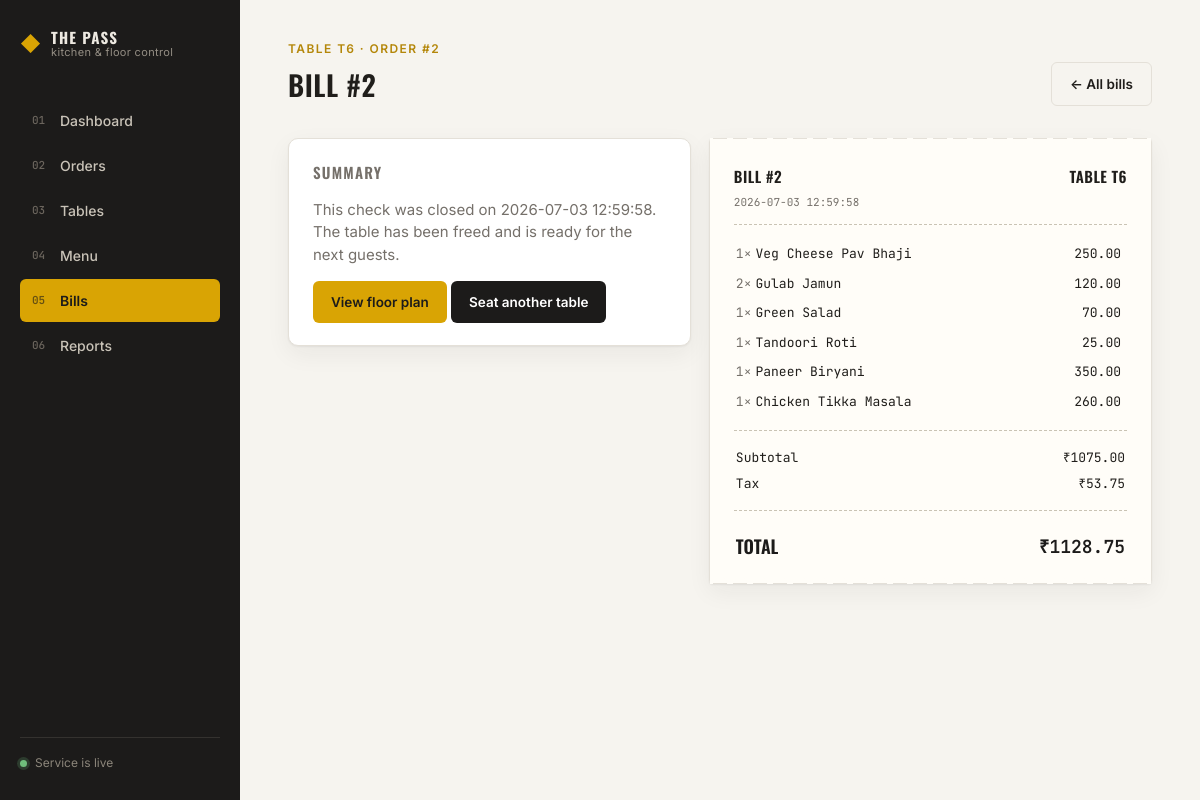
The app's page /bills/2 with its own data.
### tables this page shows
CREATE TABLE tables (
            table_id    INTEGER PRIMARY KEY AUTOINCREMENT,
            label       TEXT NOT NULL,
            capacity    INTEGER NOT NULL,
            status      TEXT NOT NULL DEFAULT 'free'
        );

CREATE TABLE orders (
            order_id    INTEGER PRIMARY KEY AUTOINCREMENT,
            table_id    INTEGER NOT NULL,
            status      TEXT NOT NULL DEFAULT 'open',
            created_at  TEXT NOT NULL,
            closed_at   TEXT,
            FOREIGN KEY (table_id) REFERENCES tables (table_id)
        );

CREATE TABLE bills (
            bill_id     INTEGER PRIMARY KEY AUTOINCREMENT,
            order_id    INTEGER NOT NULL UNIQUE,
            subtotal    REAL NOT NULL,
            discount    REAL NOT NULL,
            tax         REAL NOT NULL,
            total       REAL NOT NULL,
            created_at  TEXT NOT NULL,
            FOREIGN KEY (order_id) REFERENCES orders (order_id)
        );

CREATE TABLE order_items (
            id          INTEGER PRIMARY KEY AUTOINCREMENT,
            order_id    INTEGER NOT NULL,
            item_id     INTEGER NOT NULL,
            quantity    INTEGER NOT NULL,
            price_each  REAL NOT NULL,
            FOREIGN KEY (order_id) REFERENCES orders (order_id),
            FOREIGN KEY (item_id) REFERENCES menu (item_id)
        );

CREATE TABLE menu (
            item_id     INTEGER PRIMARY KEY AUTOINCREMENT,
            name        TEXT NOT NULL,
            category    TEXT NOT NULL,
            price       REAL NOT NULL,
            available   INTEGER NOT NULL DEFAULT 1
        );

### app.py (the view)
@app.route("/bills/<int:order_id>")
def bill_detail(order_id):
    db = get_db()
    bill = db.execute("SELECT * FROM bills WHERE order_id=?", (order_id,)).fetchone()
    order = db.execute("""
        SELECT o.*, t.label FROM orders o JOIN tables t ON o.table_id = t.table_id
        WHERE o.order_id=?
    """, (order_id,)).fetchone()
    line_items = db.execute("""
        SELECT m.name, oi.quantity, oi.price_each, (oi.quantity * oi.price_each) as line_total
        FROM order_items oi JOIN menu m ON oi.item_id = m.item_id
        WHERE oi.order_id=?
    """, (order_id,)).fetchall()
    db.close()
    if not bill:
        flash("No bill found for this order.", "error")
        return redirect(url_for("orders"))
    return render_template("bill_detail.html", bill=bill, order=order, line_items=line_items)

### database.py (called while the page is built)
def get_db():
    conn = sqlite3.connect(DB_FILE)
    conn.row_factory = sqlite3.Row
    conn.execute("PRAGMA foreign_keys = ON")
    return conn

### templates/bill_detail.html (shortened to what this page needs)
{% extends "base.html" %}
{% block content %}
<header class="page-head">
  <div>
    <span class="eyebrow">Table {{ order['label'] }} &middot; Order #{{ order['order_id'] }}</span>
    <h1>Bill #{{ bill['bill_id'] }}</h1>
  </div>
  <a href="{{ url_for('bills') }}" class="btn btn-ghost">&larr; All bills</a>
</header>
<section class="split-grid split-grid-wide">
  <div class="panel">
    <h2>Summary</h2>
    <p class="muted">This check was closed on {{ bill['created_at'] }}. The table has been freed and is ready for the next guests.</p>
    <a href="{{ url_for('tables') }}" class="btn btn-secondary">View floor plan</a>
    <a href="{{ url_for('orders') }}" class="btn btn-primary">Seat another table</a>
  </div>
  <div class="ticket">
    <div class="ticket-notch"></div>
    <div class="ticket-head">
      <span>BILL&nbsp;#{{ bill['bill_id'] }}</span>
      <span>TABLE&nbsp;{{ order['label'] }}</span>
    </div>
    <div class="ticket-meta">{{ bill['created_at'] }}</div>
    <div class="ticket-rule"></div>
    <table class="ticket-table">
      {% for li in line_items %}
      <tr>
        <td class="ticket-qty">{{ li['quantity'] }}&times;</td>
        <td class="ticket-name">{{ li['name'] }}</td>
        <td class="ticket-amt mono">{{ "%.2f"|format(li['line_total']) }}</td>
        <td class="ticket-x"></td>
      </tr>
      {% endfor %}
    </table>
    <div class="ticket-rule"></div>
    <div class="ticket-total">
      <span>Subtotal</span>
      <span class="mono">&#8377;{{ "%.2f"|format(bill['subtotal']) }}</span>
    </div>
    <div class="ticket-total">
      <span>Tax</span>
      <span class="mono">&#8377;{{ "%.2f"|format(bill['tax']) }}</span>
    </div>
    <div class="ticket-rule"></div>
    <div class="ticket-total ticket-total-grand">
      <span>TOTAL</span>
      <span class="mono">&#8377;{{ "%.2f"|format(bill['total']) }}</span>
    </div>
    <div class="ticket-notch ticket-notch-bottom"></div>
  </div>
</section>
{% endblock %}

### static/css/style.css (style rules this page uses)
:root { --charcoal: #1C1B1A; --charcoal-soft: #262523; --paper: #F6F4EF; --paper-panel: #FFFFFF; --ink: #201E1B; --ink-muted: #75706A; --line: #E4E0D8; --amber: #D9A404; --amber-deep: #B4870A; --forest: #2E5339; --forest-soft: #E7EFE7; --rust: #B3402F; --rust-soft: #F5E3DF; --radius: 10px; --radius-sm: 6px; --shadow: 0 1px 2px rgba(28,27,26,0.06), 0 8px 24px rgba(28,27,26,0.06); --font-display: 'Oswald', 'Arial Narrow', sans-serif; --font-body: 'Inter', -apple-system, BlinkMacSystemFont, sans-serif; --font-mono: 'JetBrains Mono', 'Courier New', monospace; }
* { box-sizing: border-box; }
html, body { margin: 0; padding: 0; background: var(--paper); color: var(--ink); font-family: var(--font-body); font-size: 15px; line-height: 1.5; }
h1, h2, h3 { font-family: var(--font-display); font-weight: 600; letter-spacing: 0.01em; margin: 0; color: var(--ink); }
h1 { font-size: 28px; text-transform: uppercase; letter-spacing: 0.02em; }
h2 { font-size: 15px; text-transform: uppercase; letter-spacing: 0.08em; color: var(--ink-muted); margin-bottom: 14px; }
a { color: inherit; text-decoration: none; }
.mono { font-family: var(--font-mono); }
.muted { color: var(--ink-muted); }
.page-head { display: flex; align-items: flex-end; justify-content: space-between; margin-bottom: 32px; }
.eyebrow { display: block; font-size: 12px; text-transform: uppercase; letter-spacing: 0.12em; color: var(--amber-deep); font-weight: 600; margin-bottom: 6px; }
.btn { display: inline-flex; align-items: center; gap: 6px; padding: 11px 18px; border-radius: var(--radius-sm); border: none; font-family: var(--font-body); font-weight: 600; font-size: 13.5px; cursor: pointer; transition: transform 0.1s ease, filter 0.15s ease; }
.btn-primary { background: var(--charcoal); color: #fff; }
.btn-secondary { background: var(--amber); color: var(--charcoal); }
.btn-ghost { background: transparent; color: var(--ink); border: 1px solid var(--line); }
.split-grid { display: grid; grid-template-columns: 1fr 1fr; gap: 18px; }
.split-grid-wide { grid-template-columns: 1fr 1.1fr; align-items: start; }
.panel { background: var(--paper-panel); border: 1px solid var(--line); border-radius: var(--radius); padding: 22px 24px; box-shadow: var(--shadow); margin-bottom: 18px; }
.ticket { background: #FFFDF8; border: 1px solid var(--line); border-radius: 4px; padding: 26px 24px 20px; font-family: var(--font-mono); position: relative; box-shadow: var(--shadow); }
.ticket-notch { position: absolute; top: -1px; left: 0; right: 0; height: 12px; background-image: radial-gradient(circle at 10px 0, transparent 7px, #FFFDF8 7.5px); background-size: 20px 12px; background-repeat: repeat-x; }
.ticket-notch-bottom { top: auto; bottom: -1px; background-image: radial-gradient(circle at 10px 12px, transparent 7px, #FFFDF8 7.5px); }
.ticket-head { display: flex; justify-content: space-between; font-family: var(--font-display); font-weight: 600; font-size: 15px; letter-spacing: 0.03em; margin-bottom: 6px; }
.ticket-meta { font-size: 11px; color: var(--ink-muted); display: flex; align-items: center; gap: 8px; }
.ticket-rule { border-top: 1px dashed #C9C3B4; margin: 14px 0; }
.ticket-table { width: 100%; border-collapse: collapse; }
.ticket-table td { padding: 5px 2px; font-size: 13px; vertical-align: top; }
.ticket-qty { color: var(--ink-muted); width: 34px; }
.ticket-name { width: 100%; }
.ticket-amt { text-align: right; white-space: nowrap; }
.ticket-x { width: 20px; text-align: right; }
.ticket-total { display: flex; justify-content: space-between; font-size: 13px; padding: 3px 2px; }
.ticket-total-grand { font-family: var(--font-display); font-size: 18px; font-weight: 600; color: var(--charcoal); padding-top: 8px; }

### records on screen
tables: label "T6"
orders: order_id "2"
bills: bill_id "2", created_at "2026-07-03 12:59:58", subtotal "1075.00", tax "53.75", total "1128.75"
order_items: quantity "1", name "Veg Cheese Pav Bhaji", line_total "250.00"
order_items: quantity "2", name "Gulab Jamun", line_total "120.00"
order_items: quantity "1", name "Green Salad", line_total "70.00"
order_items: quantity "1", name "Tandoori Roti", line_total "25.00"
order_items: quantity "1", name "Paneer Biryani", line_total "350.00"
order_items: quantity "1", name "Chicken Tikka Masala", line_total "260.00"
